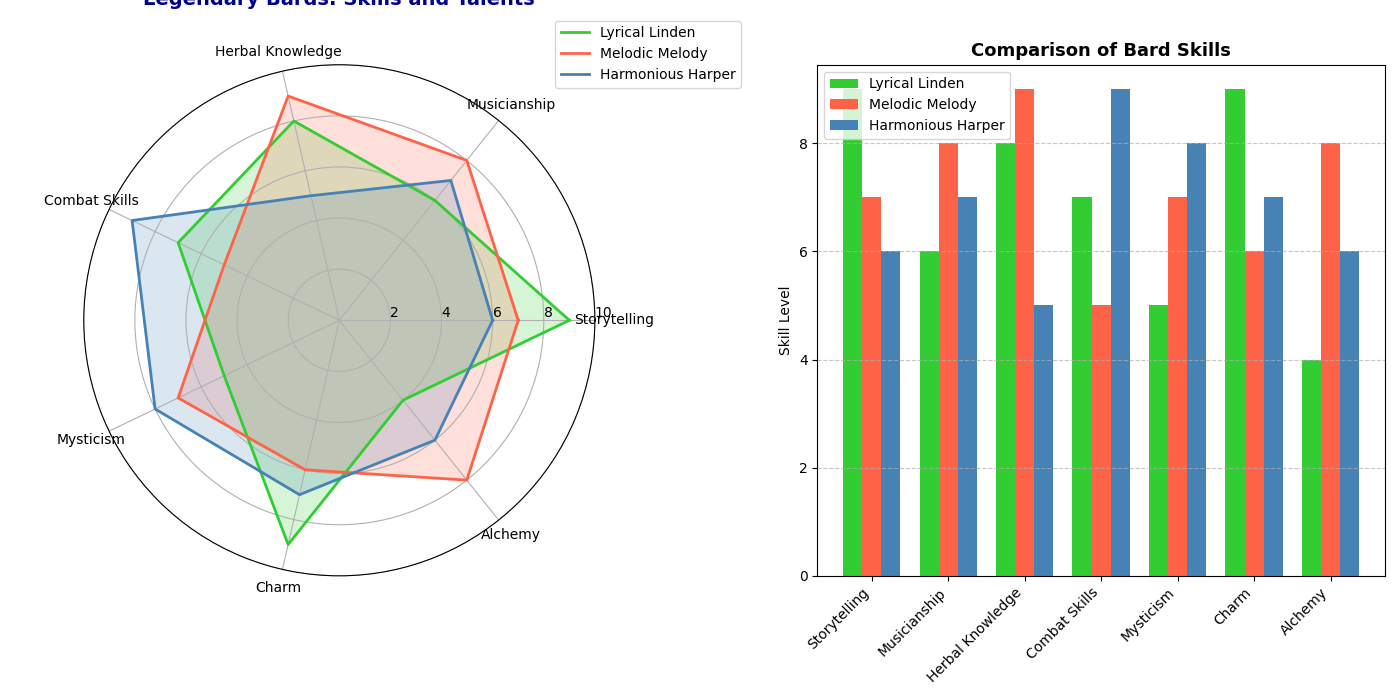

The Python source for this figure:
import numpy as np
import matplotlib.pyplot as plt
from math import pi

# Categories representing different bard skills in a fantasy world
categories = ['Storytelling', 'Musicianship', 'Herbal Knowledge', 'Combat Skills', 'Mysticism', 'Charm', 'Alchemy']

# Skills for three legendary bards
bard_1 = np.array([9, 6, 8, 7, 5, 9, 4])  # Bard A: Lyrical Linden
bard_2 = np.array([7, 8, 9, 5, 7, 6, 8])  # Bard B: Melodic Melody
bard_3 = np.array([6, 7, 5, 9, 8, 7, 6])  # Bard C: Harmonious Harper

# Combine data for easier handling
bards_data = [bard_1, bard_2, bard_3]
bards_names = ['Lyrical Linden', 'Melodic Melody', 'Harmonious Harper']

# Number of variables
num_vars = len(categories)

# Compute angle for each axis
angles = np.linspace(0, 2 * np.pi, num_vars, endpoint=False).tolist()
angles += angles[:1]

# Shuffled color palette
colors = ['#32CD32', '#FF6347', '#4682B4']  # Changed order

# Function to create radar chart
def create_radar_chart(ax, data, categories, bards_names, color):
    for bard_data, bard_name, color in zip(data, bards_names, color):
        values = np.concatenate((bard_data, [bard_data[0]]))
        ax.plot(angles, values, linewidth=2, linestyle='solid', label=bard_name, color=color)
        ax.fill(angles, values, color=color, alpha=0.2)

    # Add labels for each category
    ax.set_xticks(angles[:-1])
    ax.set_xticklabels(categories, color='black', size=10)

    # Customize the y-axis
    ax.set_rlabel_position(0)
    plt.yticks([2, 4, 6, 8, 10], ["2", "4", "6", "8", "10"], color='grey', size=7)
    ax.set_ylim(0, 10)

# Create figure and subplots
fig, (ax1, ax2) = plt.subplots(1, 2, figsize=(14, 7), subplot_kw=dict(polar=True))

# Create radar chart for the first subplot
create_radar_chart(ax1, bards_data, categories, bards_names, colors)
ax1.set_title('Legendary Bards: Skills and Talents', size=14, color='darkblue', y=1.1, fontweight='bold')
ax1.legend(loc='upper right', bbox_to_anchor=(1.3, 1.1))

# Create bar chart for comparison in the second subplot
ax2.remove()
ax2 = fig.add_subplot(1, 2, 2)
x = np.arange(num_vars)
width = 0.25

ax2.bar(x - width, bard_1, width, color=colors[0], label=bards_names[0])
ax2.bar(x, bard_2, width, color=colors[1], label=bards_names[1])
ax2.bar(x + width, bard_3, width, color=colors[2], label=bards_names[2])

ax2.set_ylabel('Skill Level')
ax2.set_title('Comparison of Bard Skills', fontsize=13, fontweight='bold')
ax2.set_xticks(x)
ax2.set_xticklabels(categories, rotation=45, ha="right", fontsize=10)
ax2.legend(loc='upper left')
ax2.grid(axis='y', linestyle='--', alpha=0.7)

# Adjust layout
plt.tight_layout()

# Show the plot
plt.show()
